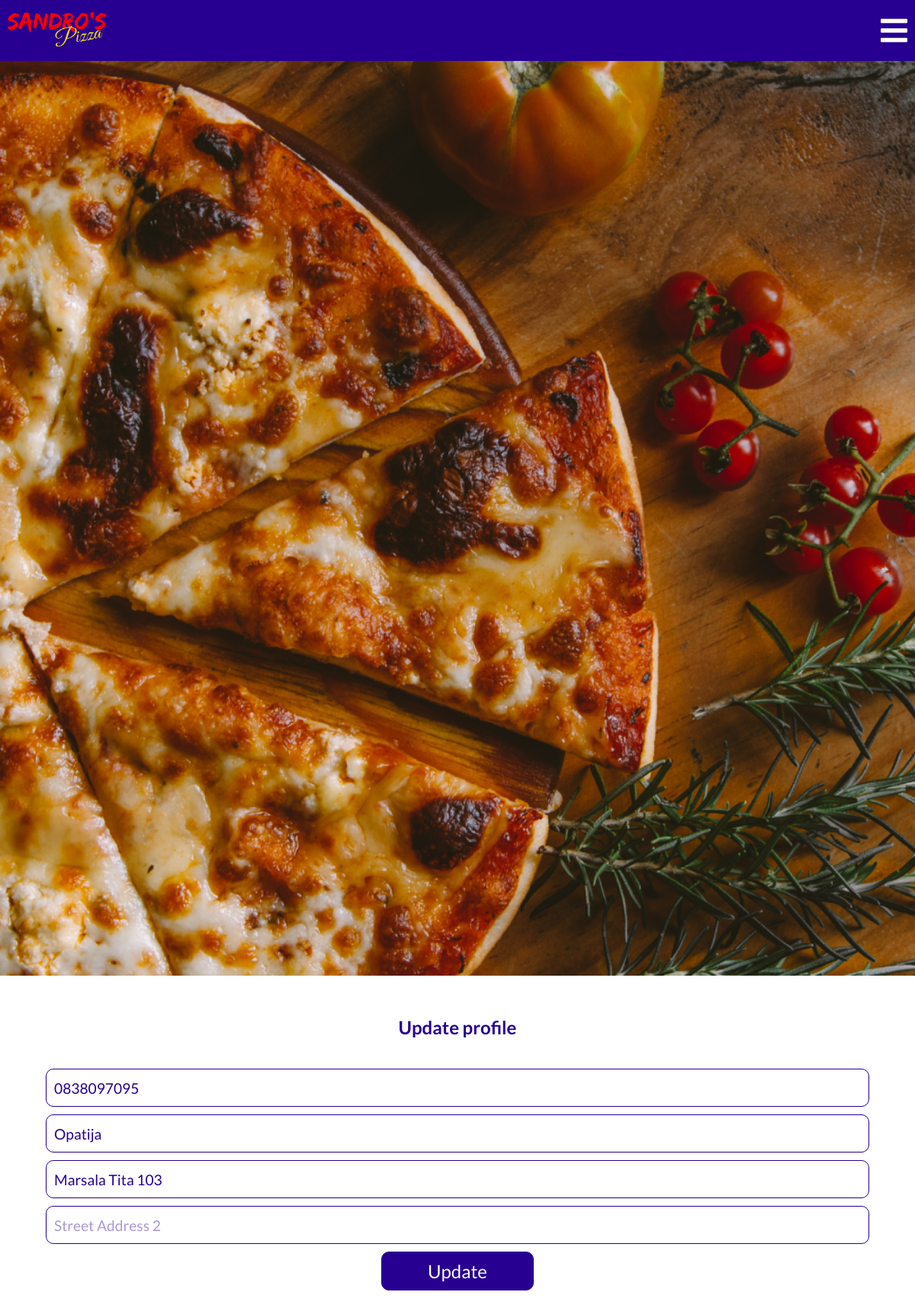
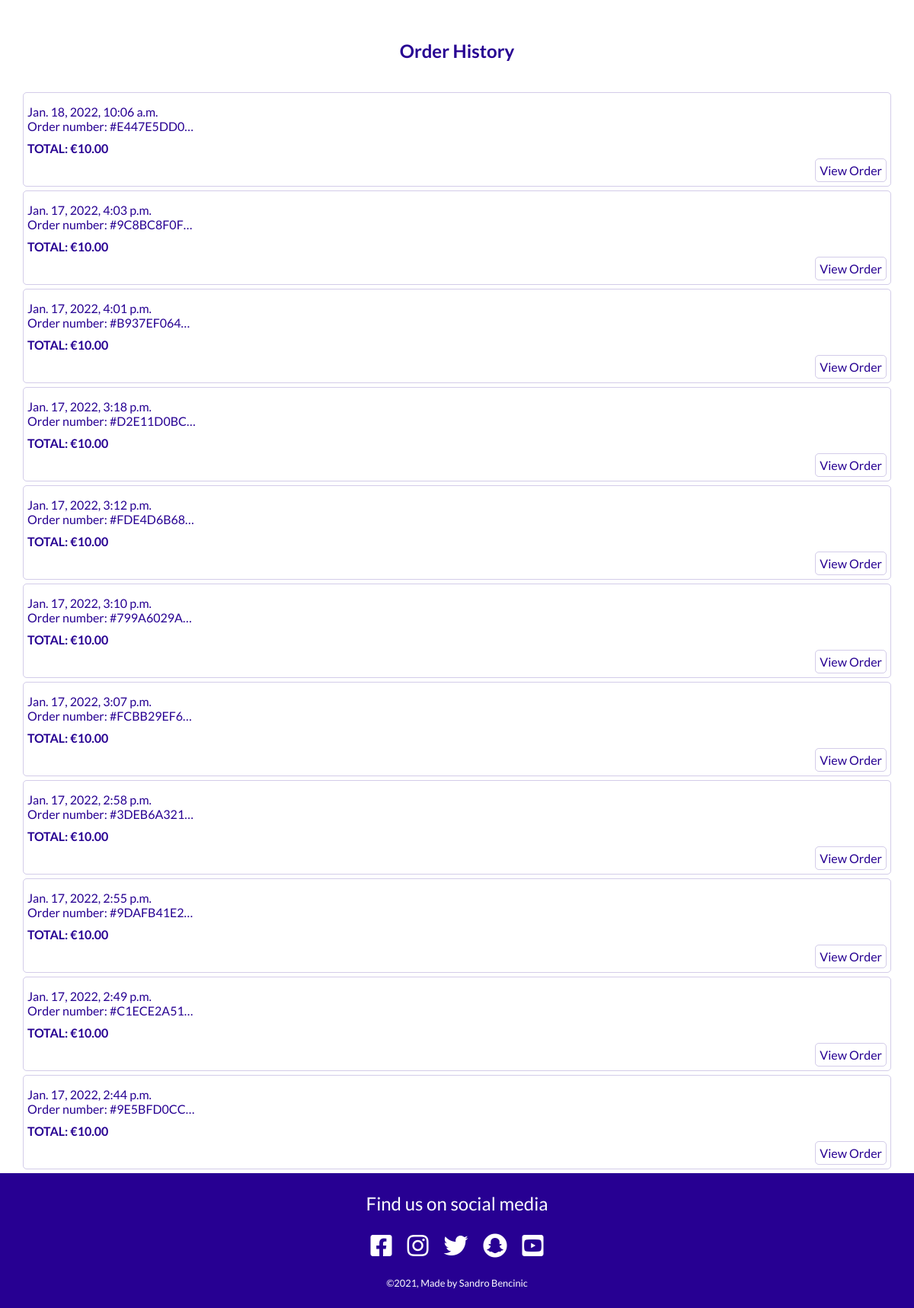
The page /profiles/profile/ (signed in) on the database its author committed (2 pictures, top to bottom).
### profiles/models.py (models this page shows, shortened)
class UserProfile(models.Model):
    user = models.OneToOneField(User, on_delete=models.CASCADE)
    default_phone_number = models.CharField(
        max_length=20, null=True, blank=True)
    default_city = models.CharField(
        max_length=40, null=True, blank=True)
    default_street_address1 = models.CharField(
        max_length=80, null=True, blank=True)
    default_street_address2 = models.CharField(
        max_length=80, null=True, blank=True)

### checkout/models.py (models this page shows, shortened)
class Order(models.Model):
    user_profile = models.ForeignKey(
        UserProfile, on_delete=models.SET_NULL,
        null=True, blank=True, related_name='orders')
    full_name = models.CharField(max_length=100)
    email = models.EmailField(max_length=100)
    phone_number = models.CharField(max_length=100)
    street_address1 = models.CharField(max_length=100)
    street_address2 = models.CharField(max_length=100, null=True, blank=True)
    city = models.CharField(max_length=100)
    date = models.DateTimeField(auto_now_add=True)
    order_number = models.CharField(max_length=32, editable=False)
    order_total = models.DecimalField(
        max_digits=10, decimal_places=2, default=0, null=True)
    original_bag = models.TextField(null=False, blank=False, default='')
    stripe_pid = models.CharField(
        max_length=254, null=False, blank=False, default='')

### profiles/views.py (the view)
# urls.py: path('profile/', profile, name='profile'),
def profile(request):
    profile = get_object_or_404(UserProfile, user=request.user)
    if request.method == 'POST':
        form = UserProfileForm(request.POST, instance=profile)
        if form.is_valid():
            form.save()
            messages.success(request, 'Profile updated successfully')
    form = UserProfileForm(instance=profile)
    orders = profile.orders.all()[::-1]
    context = {
        'form': form,
        'orders': orders
    }
    return render(request, 'profiles/profile.html', context)

### profiles/forms.py
class UserProfileForm(forms.ModelForm):
    class Meta:
        model = UserProfile
        exclude = ('user',)
    def __init__(self, *args, **kwargs):
        super().__init__(*args, **kwargs)
        placeholders = {
            'default_phone_number': 'Phone Number',
            'default_city': 'City',
            'default_street_address1': 'Street Address 1',
            'default_street_address2': 'Street Address 2',
        }
        self.fields['default_phone_number'].widget.attrs['autofocus'] = True
        for field in self.fields:
            if self.fields[field].required:
                placeholder = f'{placeholders[field]} *'
            else:
                placeholder = placeholders[field]
            self.fields[field].widget.attrs['placeholder'] = placeholder
            self.fields[field].label = False

### order/contexts.py (called while the page is built, shortened)
def contexts(request):
    bag_items = []
    grand_total = 0
    if request.user.is_authenticated:
        delivery_fee = 0
    else:
        delivery_fee = 2
    grand_total += delivery_fee
    order_time = None
    bag = request.session.get('bag', {})
    context = {
        'bag_items': bag_items,
        'grand_total': grand_total,
        'order_time': order_time,
        'delivery_fee': delivery_fee,
    }
    return context

### profiles/templates/profiles/profile.html (shortened to what this page needs)
{% extends 'base.html' %}
{% load static %}
{% block content %}
    <img class="bg-main" src="{% static 'images/bg-main-mobile.webp' %}" alt="pizza on wooden table - top perspective">
    <div class="update-profile">
        <h2 class="update-profile__title">Update profile</h2>
        <form class="update-profile-form" action="{% url 'profile' %}" method="post">
            {{ form.as_p }}
            <button class="btn btn--update-profile" type="submit">Update</button>
        </form>
    </div>
    <div class="orderhistory">
        <h2 class="orderhistory__title">Order History</h2>
        {% if orders|length == 0  %}
            <p class="orderhistory__text">Your order history is empty.</p>
        {% else %}
            {% for order in orders %}
                <div class="orderhistory__item">
                    <p class="orderhistory__date">{{ order.date }}</p>
                    <p class="orderhistory__number">Order number: #{{ order.order_number|truncatechars:10 }}</p>
                    <p class="orderhistory__total">TOTAL: €{{ order.order_total }}</p>
                    <a class="orderhistory__btn" href="{% url 'saved_order' order.order_number %}">View Order</a>
                </div>
            {% endfor %}
        {% endif %}
    </div>
{% endblock content %}

### static/css/style.css (style rules this page uses)
* { position: relative; box-sizing: border-box; margin: 0; padding: 0; }
*, a { font-family: 'Lato', sans-serif; color: black; }
body { min-height: 100vh; display: flex; flex-direction: column; justify-content: space-between; }
a { text-decoration: none; }
.btn { display: block; color: white !important; border: 1px solid rgb(39, 0, 146); border-radius: 10px; background-color: rgb(39, 0, 146); padding: 10px; width: 200px; font-size: 1.5rem; text-align: center; }
.bg-main { width: 100%; }
.order *, .orderhistory * { color: rgb(39, 0, 146); }
.order, .orderhistory { margin-top: 40px; }
.order__title, .orderhistory__title { text-align: center; color: rgb(39, 0, 146); margin-bottom: 40px; }
.orderitem, .orderhistory__item { padding: 15px 5px; width: 95vw; margin: 5px auto; border: 1px solid rgb(39, 0, 146, 0.2); border-radius: 5px; }
.orderhistory__total { font-weight: bold; margin: 10px 0 25px 0; }
.orderhistory__btn { position: absolute; bottom: 5px; right: 5px; padding: 5px; text-align: center; border: 1px solid rgb(39, 0, 146, 0.2); border-radius: 5px; }
.checkout *, .update-profile * { color: rgb(39, 0, 146); }
.checkout, .update-profile { margin-top: 40px; padding: 10px; }
.checkout__title, .update-profile__title { text-align: center; color: rgb(39, 0, 146); margin-bottom: 40px; }
.checkout-form, .update-profile-form { width: 90vw; margin: 0 auto; }
.checkout-form input, .update-profile-form input, #card-element { width: 100%; height: 50px; border: 1px solid rgb(39, 0, 146); border-radius: 10px; outline-color: rgb(39, 0, 146); margin-bottom: 10px; font-size: 1.2rem; padding: 10px; }
.checkout-form input::placeholder, .update-profile-form input::placeholder { color: rgba(39, 0, 146, 0.4); font-weight: 400; }
.btn--checkout, .btn--update-profile { margin: auto; margin-bottom: 25px; }

### rows shown on the page
UserProfile: default_phone_number "0838097095", default_city "Opatija", default_street_address1 "Marsala Tita 103"
Order: date "Jan. 18, 2022, 10:06 a.m.", order_number "E447E5DD0…", order_total "10.00"
Order: date "Jan. 17, 2022, 4:03 p.m.", order_number "9C8BC8F0F…", order_total "10.00"
Order: date "Jan. 17, 2022, 4:01 p.m.", order_number "B937EF064…", order_total "10.00"
Order: date "Jan. 17, 2022, 3:18 p.m.", order_number "D2E11D0BC…", order_total "10.00"
Order: date "Jan. 17, 2022, 3:12 p.m.", order_number "FDE4D6B68…", order_total "10.00"
Order: date "Jan. 17, 2022, 3:10 p.m.", order_number "799A6029A…", order_total "10.00"
Order: date "Jan. 17, 2022, 3:07 p.m.", order_number "FCBB29EF6…", order_total "10.00"
Order: date "Jan. 17, 2022, 2:58 p.m.", order_number "3DEB6A321…", order_total "10.00"
Order: date "Jan. 17, 2022, 2:55 p.m.", order_number "9DAFB41E2…", order_total "10.00"
Order: date "Jan. 17, 2022, 2:49 p.m.", order_number "C1ECE2A51…", order_total "10.00"
Order: date "Jan. 17, 2022, 2:44 p.m.", order_number "9E5BFD0CC…", order_total "10.00"
